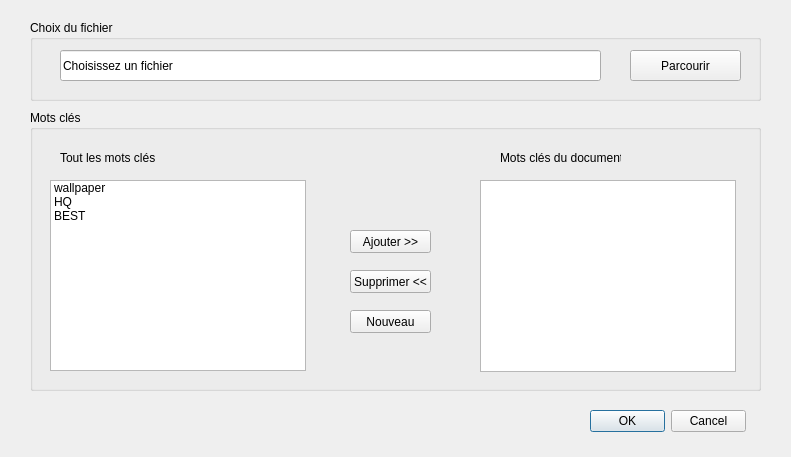
<?xml version="1.0" encoding="UTF-8"?>
<ui version="4.0">
 <class>TagEdit</class>
 <widget class="QDialog" name="TagEdit">
  <property name="geometry">
   <rect>
    <x>0</x>
    <y>0</y>
    <width>791</width>
    <height>457</height>
   </rect>
  </property>
  <property name="windowTitle">
   <string>MainWindow</string>
  </property>
  <widget class="QWidget" name="centralwidget" native="true">
   <property name="geometry">
    <rect>
     <x>0</x>
     <y>0</y>
     <width>791</width>
     <height>453</height>
    </rect>
   </property>
   <widget class="QGroupBox" name="groupFileChoice">
    <property name="geometry">
     <rect>
      <x>30</x>
      <y>20</y>
      <width>731</width>
      <height>81</height>
     </rect>
    </property>
    <property name="title">
     <string>Choix du fichier</string>
    </property>
    <widget class="QPushButton" name="buttonParcourir">
     <property name="geometry">
      <rect>
       <x>600</x>
       <y>30</y>
       <width>111</width>
       <height>31</height>
      </rect>
     </property>
     <property name="text">
      <string>Parcourir</string>
     </property>
    </widget>
    <widget class="QLineEdit" name="textFile">
     <property name="geometry">
      <rect>
       <x>30</x>
       <y>30</y>
       <width>541</width>
       <height>31</height>
      </rect>
     </property>
     <property name="text">
      <string>Choisissez un fichier</string>
     </property>
     <property name="readOnly">
      <bool>true</bool>
     </property>
    </widget>
   </widget>
   <widget class="QGroupBox" name="groupKeywords">
    <property name="geometry">
     <rect>
      <x>30</x>
      <y>110</y>
      <width>731</width>
      <height>281</height>
     </rect>
    </property>
    <property name="title">
     <string>Mots clés</string>
    </property>
    <widget class="QListWidget" name="listAll">
     <property name="geometry">
      <rect>
       <x>20</x>
       <y>70</y>
       <width>256</width>
       <height>191</height>
      </rect>
     </property>
     <item>
      <property name="text">
       <string>wallpaper</string>
      </property>
     </item>
     <item>
      <property name="text">
       <string>HQ</string>
      </property>
     </item>
     <item>
      <property name="text">
       <string>BEST</string>
      </property>
     </item>
    </widget>
    <widget class="QListWidget" name="listDoc">
     <property name="geometry">
      <rect>
       <x>450</x>
       <y>70</y>
       <width>256</width>
       <height>192</height>
      </rect>
     </property>
    </widget>
    <widget class="QPushButton" name="buttonAjouter">
     <property name="geometry">
      <rect>
       <x>320</x>
       <y>120</y>
       <width>81</width>
       <height>23</height>
      </rect>
     </property>
     <property name="text">
      <string>Ajouter &gt;&gt;</string>
     </property>
    </widget>
    <widget class="QPushButton" name="buttonSupprimer">
     <property name="geometry">
      <rect>
       <x>320</x>
       <y>160</y>
       <width>81</width>
       <height>23</height>
      </rect>
     </property>
     <property name="text">
      <string>Supprimer &lt;&lt;</string>
     </property>
    </widget>
    <widget class="QLabel" name="label1">
     <property name="geometry">
      <rect>
       <x>30</x>
       <y>40</y>
       <width>121</width>
       <height>16</height>
      </rect>
     </property>
     <property name="text">
      <string>Tout les mots clés</string>
     </property>
    </widget>
    <widget class="QLabel" name="label2">
     <property name="geometry">
      <rect>
       <x>470</x>
       <y>40</y>
       <width>121</width>
       <height>16</height>
      </rect>
     </property>
     <property name="text">
      <string>Mots clés du document</string>
     </property>
    </widget>
    <widget class="QPushButton" name="buttonNouveau">
     <property name="geometry">
      <rect>
       <x>320</x>
       <y>200</y>
       <width>81</width>
       <height>23</height>
      </rect>
     </property>
     <property name="text">
      <string>Nouveau</string>
     </property>
    </widget>
    <zorder>listAll</zorder>
    <zorder>listDoc</zorder>
    <zorder>buttonAjouter</zorder>
    <zorder>buttonSupprimer</zorder>
    <zorder>label1</zorder>
    <zorder>label2</zorder>
    <zorder>buttonNouveau</zorder>
    <zorder>groupFileChoice</zorder>
   </widget>
   <widget class="QDialogButtonBox" name="buttonBox">
    <property name="geometry">
     <rect>
      <x>590</x>
      <y>410</y>
      <width>156</width>
      <height>23</height>
     </rect>
    </property>
    <property name="standardButtons">
     <set>QDialogButtonBox::Cancel|QDialogButtonBox::Ok</set>
    </property>
   </widget>
  </widget>
 </widget>
 <resources/>
 <connections/>
</ui>
